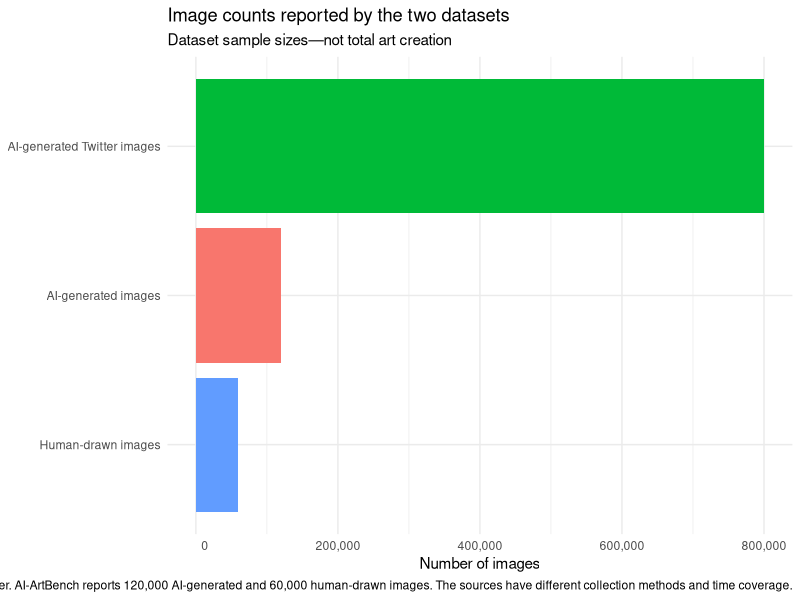

The R script that drew this image:
## ---- chunk 1
library(ggplot2)

image_counts <- tibble::tibble(
  image_type = c("AI-generated Twitter images",
                 "AI-generated images",
                 "Human-drawn images"),
  count = c(800000, 120000, 60000)
)

ggplot(image_counts, aes(x = reorder(image_type, count), y = count,
                         fill = image_type)) +
  geom_col(show.legend = FALSE) +
  coord_flip() +
  scale_y_continuous(labels = \(x) format(x, big.mark = ",",
                                          scientific = FALSE)) +
  labs(
    title = "Image counts reported by the two datasets",
    subtitle = "Dataset sample sizes—not total art creation",
    x = NULL,
    y = "Number of images",
    caption = paste(
      "TWIGMA reports about 800,000 AI-generated images posted on Twitter.",
      "AI-ArtBench reports 120,000 AI-generated and 60,000 human-drawn images.",
      "The sources have different collection methods and time coverage."
    )
  ) +
  theme_minimal()
